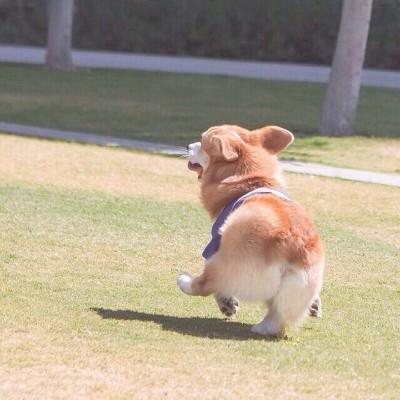
%> input picture img/dog.jpg, 400 x 400 px
$ octave smallwave.m   (GNU Octave 9; MATLAB toolbox functions it lacks are replaced by stand-ins)
%> lines starting %> are read from the running program, lines starting %| are printed output that depends on the picture
clear all;close all;clc;
X=imread('dog.jpg');
%> X is the input picture: size 400x400x3 uint8; mean R, G, B 172.7, 160, 139.3
X=im2double(X);
%> X: size 400x400x3 double
figure;
subplot(121);
imshow(X);
xlabel('原图像');
X=rgb2gray(X);%转化成灰度图
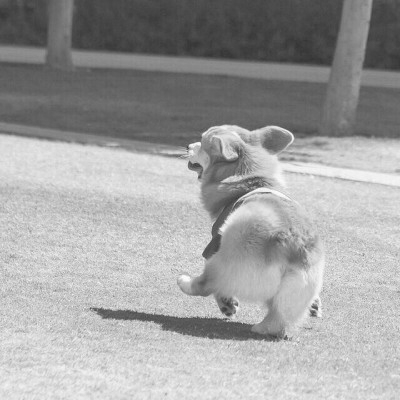
%> X: size 400x400 double; min 0.208, max 0.998, mean 0.633
subplot(122);
imshow(X);
xlabel('灰度图像');
% 生成含噪图像并图示
% X=double(X);
% 添加随机噪声
XX=imnoise(X,'gaussian',0,0.01); %添加均值为0，标准差为sigma高斯噪声
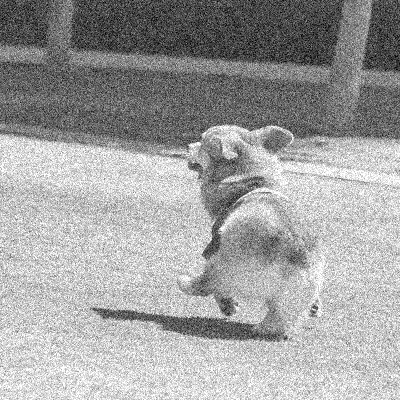
%> XX: size 400x400 double; min 0, max 1, mean 0.632
figure();
imshow(XX);
title('含噪图像 ');
%用小波函数coif2对图像XX进行2层分解
[c,s]=wavedec2(XX,2,'haar');
%> s = [100 100; 100 100; 200 200; 400 400]
% 设置尺度向量
n=[1,2];
% n=1;
% 设置阈值向量 , 对高频小波系数进行阈值处理
p=[0.48955,0.48955];
% p=0.1;
nc=wthcoef2('h',c,s,n,p,'s');
% 图像的二维小波重构
X1=waverec2(nc,s,'haar');
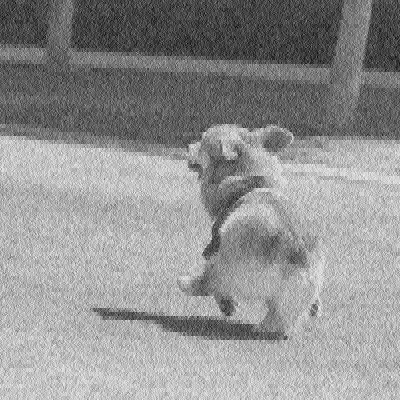
%> X1: size 400x400 double; min -0.0339, max 1.13, mean 0.632; drawn with min black and max white
figure;
imshow(X1);
%colormap(map);
title(' haar小波第一次消噪后的图像 ');
%再次对高频小波系数进行阈值处理
mc=wthcoef2('v',nc,s,n,p,'s');
% 图像的二维小波重构
X2=waverec2(mc,s,'haar');
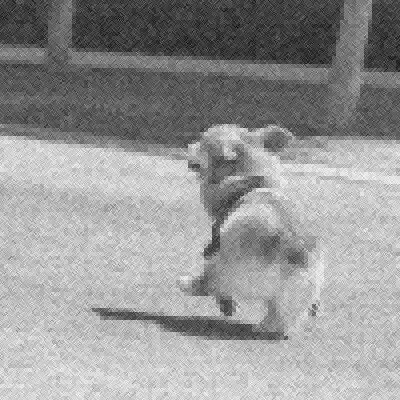
%> X2: size 400x400 double; min 0.0332, max 1.04, mean 0.632; drawn with min black and max white
dev1=abs(XX-X);
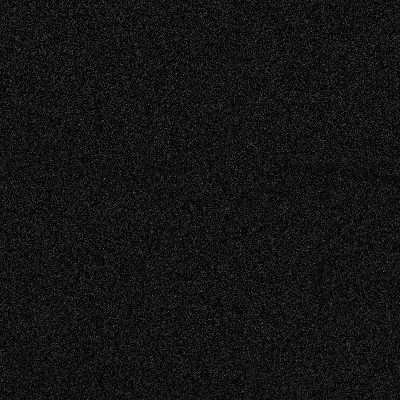
%> dev1: size 400x400 double; min 3.59e-08, max 0.444, mean 0.0785
MSE1=mse(dev1);%计算均方逼近误差
%> MSE1 = 0.00954
PSNR1=10*log10(255^2/MSE1);
%> PSNR1 = 68.34
dev2=abs(X1-X);
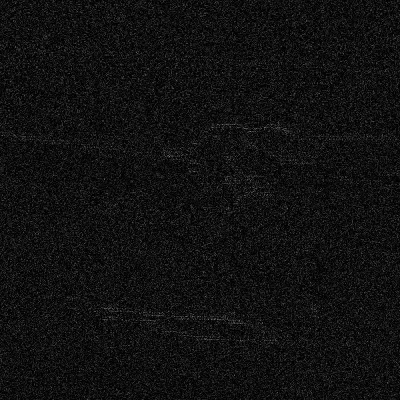
%> dev2: size 400x400 double; min 4.73e-08, max 0.484, mean 0.0681
MSE2=mse(dev2);%计算均方逼近误差
%> MSE2 = 0.00732
PSNR2=10*log10(255^2/MSE2);
%> PSNR2 = 69.48
dev3=abs(X2-X);
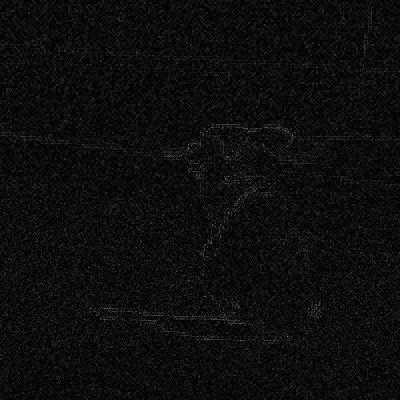
%> dev3: size 400x400 double; min 4.5e-07, max 0.473, mean 0.054
MSE3=mse(dev3);%计算均方逼近误差
%> MSE3 = 0.00474
PSNR3=10*log10(255^2/MSE3);
%> PSNR3 = 71.37
simval1 = ssim(X,XX);
%> simval1 = 0.25
simval2 = ssim(X,X2);
%> simval2 = 0.316
figure;subplot(121);
imshow(XX);
title('含噪图像 ');
% xlabel({'MSE:';MSE1});
xlabel({'SSIM:';simval1});
subplot(122);imshow(X2);
title(' 消噪后的图像 ');
% xlabel({'MSE:';MSE3});
xlabel({'SSIM:';simval2});
simval3 = ssim(X,X1);
%> simval3 = 0.261
